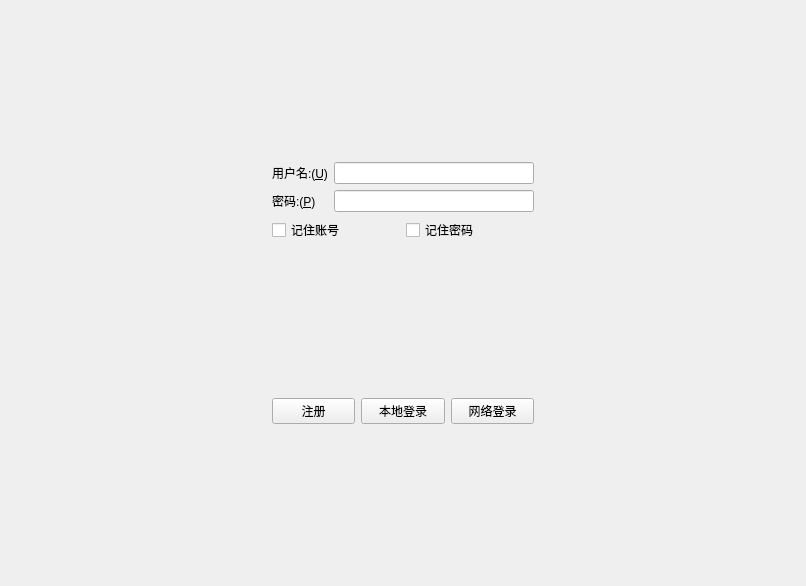
<?xml version="1.0" encoding="UTF-8"?>
<ui version="4.0">
 <class>CLoginWidget</class>
 <widget class="QWidget" name="CLoginWidget">
  <property name="geometry">
   <rect>
    <x>0</x>
    <y>0</y>
    <width>806</width>
    <height>586</height>
   </rect>
  </property>
  <property name="windowTitle">
   <string>Form</string>
  </property>
  <layout class="QHBoxLayout" name="horizontalLayout_3">
   <item>
    <spacer name="horizontalSpacer">
     <property name="orientation">
      <enum>Qt::Horizontal</enum>
     </property>
     <property name="sizeHint" stdset="0">
      <size>
       <width>254</width>
       <height>20</height>
      </size>
     </property>
    </spacer>
   </item>
   <item>
    <layout class="QVBoxLayout" name="verticalLayout">
     <item>
      <spacer name="verticalSpacer_2">
       <property name="orientation">
        <enum>Qt::Vertical</enum>
       </property>
       <property name="sizeHint" stdset="0">
        <size>
         <width>20</width>
         <height>40</height>
        </size>
       </property>
      </spacer>
     </item>
     <item>
      <layout class="QFormLayout" name="formLayout">
       <item row="0" column="0">
        <widget class="QLabel" name="label">
         <property name="text">
          <string>用户名:(&amp;U)</string>
         </property>
         <property name="buddy">
          <cstring>leUserName</cstring>
         </property>
        </widget>
       </item>
       <item row="0" column="1">
        <widget class="QLineEdit" name="leUserName"/>
       </item>
       <item row="1" column="0">
        <widget class="QLabel" name="label_2">
         <property name="text">
          <string>密码:(&amp;P)</string>
         </property>
         <property name="buddy">
          <cstring>lePasswd</cstring>
         </property>
        </widget>
       </item>
       <item row="1" column="1">
        <widget class="QLineEdit" name="lePasswd">
         <property name="echoMode">
          <enum>QLineEdit::Password</enum>
         </property>
        </widget>
       </item>
      </layout>
     </item>
     <item>
      <layout class="QHBoxLayout" name="horizontalLayout">
       <item>
        <widget class="QCheckBox" name="ckboxRememberUserName">
         <property name="text">
          <string>记住账号</string>
         </property>
        </widget>
       </item>
       <item>
        <widget class="QCheckBox" name="ckboxRememberPasswd">
         <property name="text">
          <string>记住密码</string>
         </property>
        </widget>
       </item>
      </layout>
     </item>
     <item>
      <spacer name="verticalSpacer">
       <property name="orientation">
        <enum>Qt::Vertical</enum>
       </property>
       <property name="sizeHint" stdset="0">
        <size>
         <width>20</width>
         <height>40</height>
        </size>
       </property>
      </spacer>
     </item>
     <item>
      <layout class="QHBoxLayout" name="horizontalLayout_2">
       <item>
        <widget class="QPushButton" name="btnRegister">
         <property name="text">
          <string>注册</string>
         </property>
        </widget>
       </item>
       <item>
        <widget class="QPushButton" name="btnLogin">
         <property name="toolTip">
          <string>&lt;html&gt;&lt;head/&gt;&lt;body&gt;&lt;p&gt;登录到本地多用户系统，仅使用本地资源、服务，以使用系统单机方面的功能为主，你的数据将存储在这台电脑上。&lt;/p&gt;&lt;/body&gt;&lt;/html&gt;</string>
         </property>
         <property name="text">
          <string>本地登录</string>
         </property>
        </widget>
       </item>
       <item>
        <widget class="QPushButton" name="btnLoginServer">
         <property name="toolTip">
          <string>&lt;html&gt;&lt;head/&gt;&lt;body&gt;&lt;p&gt;登录到服务器系统，既可以使用本地资源、服务，也可以使用服务器系统支持的资源、服务。你可以将你的数据将存储在服务器。&lt;/p&gt;&lt;/body&gt;&lt;/html&gt;</string>
         </property>
         <property name="text">
          <string>网络登录</string>
         </property>
        </widget>
       </item>
      </layout>
     </item>
     <item>
      <spacer name="verticalSpacer_3">
       <property name="orientation">
        <enum>Qt::Vertical</enum>
       </property>
       <property name="sizeHint" stdset="0">
        <size>
         <width>20</width>
         <height>40</height>
        </size>
       </property>
      </spacer>
     </item>
    </layout>
   </item>
   <item>
    <spacer name="horizontalSpacer_2">
     <property name="orientation">
      <enum>Qt::Horizontal</enum>
     </property>
     <property name="sizeHint" stdset="0">
      <size>
       <width>254</width>
       <height>20</height>
      </size>
     </property>
    </spacer>
   </item>
  </layout>
 </widget>
 <resources/>
 <connections/>
</ui>
